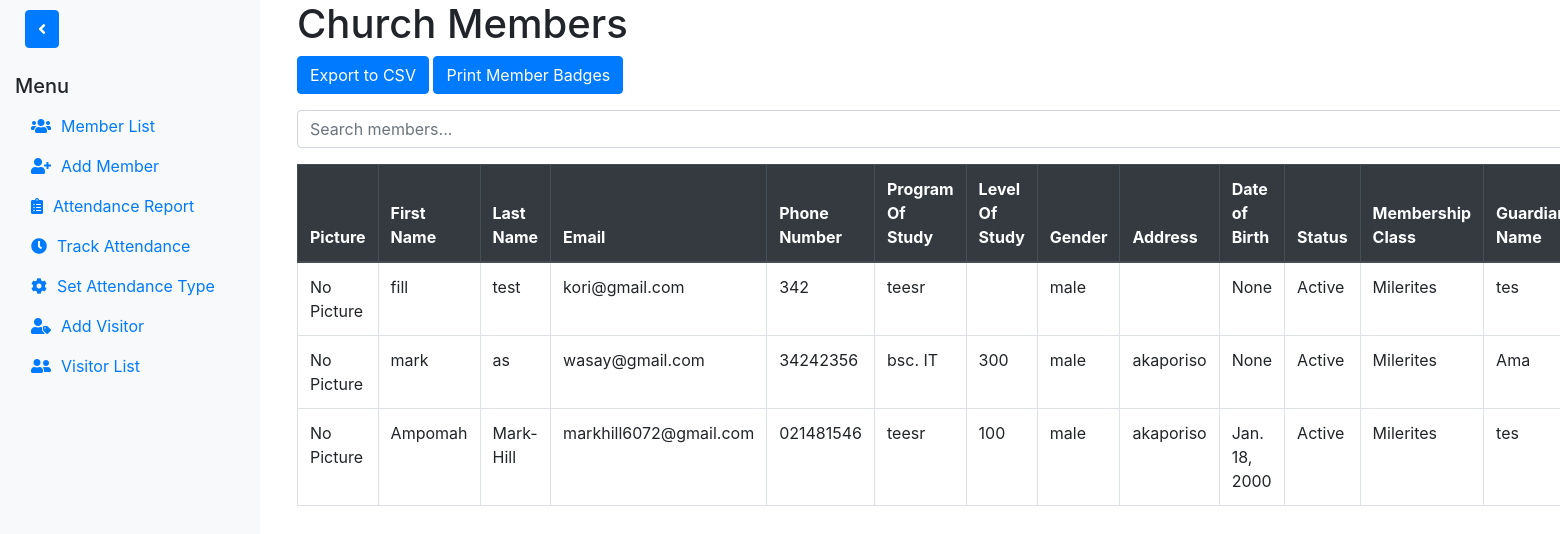
The page / on the database its author committed.
### members/models.py (models this page shows)
class Member(models.Model):
    first_name = models.CharField(max_length=50)
    last_name = models.CharField(max_length=50)
    email = models.EmailField(unique=True)
    phone_number = models.CharField(max_length=25, blank=True)
    address = models.CharField(max_length=200)
    guardian_name = models.CharField(max_length=100)
    guardian_phone_number = models.CharField(max_length=25, blank=True)
    date_of_birth = models.DateField(null=True, blank=True)
    date_joined = models.DateField(auto_now_add=True)
    picture = models.ImageField(upload_to='member_pictures/', null=True, blank=True)
    qr_code = models.ImageField(upload_to='qr_codes/', blank=True)
    STATUS_CHOICES = [
        ('active', 'Active'),
        ('inactive', 'Inactive'),
        ('visitor', 'Visitor'),
    ]
    GENDER_CHOICES = [
        ('male', 'male'),
        ('female', 'female'),
    ]
    LEVEL_CHOICES = [
        ('100', '100'),
        ('200', '200'),
        ('300', '300'),
        ('400', '400'),
        ('Alumi', 'Alumi'),
    ]
    MEMBERSHIP_CLASS = [
        ('Milerites', 'Milerites'),
        ('Missionaries', 'Missionaries'),
        ('Patriachs', 'Patriachs'),
        ('Disciples', 'Disciples'),
        ('Soul Winners', 'Soul Winners'),
        ('Reminats', 'Reminats'),
        ('Pioneers', 'Pioneers'),
        ('Adventurers', 'Adventurers'),
        ('Baptismal', 'Baptismal'),
    ]
    status = models.CharField(max_length=10, choices=STATUS_CHOICES, default='active')
    gender = models.CharField(max_length=10, choices=GENDER_CHOICES, default='')
    program_of_study = models.CharField(max_length=100)
    level_of_study = models.CharField(max_length=100, choices=LEVEL_CHOICES, default='')
    membership_class = models.CharField(max_length=20,  choices=MEMBERSHIP_CLASS, default='')

### members/views.py (the view)
# urls.py: path('', member_list, name='member_list'),  # The root URL of this app shows the member list
def member_list(request):
    query = request.GET.get('q')
    if query:
        members = Member.objects.filter(
            first_name__icontains=query
        ) | Member.objects.filter(
            last_name__icontains=query
        ) | Member.objects.filter(
            email__icontains=query
        ) | Member.objects.filter(
            phone_number__icontains=query
        ) | Member.objects.filter(
            address__icontains=query
        )
    else:
        members = Member.objects.all()
    if request.headers.get('x-requested-with') == 'XMLHttpRequest':
        html = render_to_string('members/member_list_rows.html', {'members': members}, request=request)
        return HttpResponse(html)
    return render(request, 'members/member_list.html', {'members': members})

### templates/members/member_list.html (shortened to what this page needs)
{% extends 'members/base2.html' %} {% block title %}Member List{% endblock %}  {% block content %}
<h1>Church Members</h1>
<div class="mb-3">
    <a href="{% url 'export_members_csv' %}" class="btn btn-primary">Export to CSV</a>
    <a href="{% url 'print_badges' %}" class="btn btn-primary">Print Member Badges</a>
</div>
<div class="mb-3">
    <input type="text" id="search" class="form-control" placeholder="Search members..." onkeyup="searchMembers()">
</div>
<table id="member-table" class="table table-bordered">
    <thead class="thead-dark">
        <tr>
            <th>Picture</th>
            <th>First Name</th>
            <th>Last Name</th>
            <th>Email</th>
            <th>Phone Number</th>
            <th>Program Of Study</th>
            <th>Level Of Study</th>
            <th>Gender</th>
            <th>Address</th>
            <th>Date of Birth</th>
            <th>Status</th>
            <th>Membership Class</th>
            <th>Guardian Name</th>
        </tr>
    </thead>
    <tbody>
        {% include 'members/member_list_rows.html' %}
    </tbody>
</table>
{% endblock %}

### templates/members/member_list_rows.html (shortened to what this page needs)
{% for member in members %}
<tr>
    <td>
        {% if member.picture %}
        <img src="{{ member.picture.url }}" alt="{{ member.first_name }}"> {% else %}
        <span>No Picture</span> {% endif %}
    </td>
    <td>{{ member.first_name }}</td>
    <td>{{ member.last_name }}</td>
    <td>{{ member.email }}</td>
    <td>{{ member.phone_number }}</td>
    <td>{{ member.program_of_study }}</td>
    <td>{{ member.level_of_study }}</td>
    <td>{{ member.gender }}</td>
    <td>{{ member.address }}</td>
    <td>{{ member.date_of_birth }}</td>
    <td>{{ member.get_status_display }}</td>
    <td>{{ member.membership_class }}</td>
    <td>{{ member.guardian_name }}</td>
</tr>
{% empty %}
<tr>
    <td colspan="11">No members found.</td>
</tr>
{% endfor %}

### rows shown on the page
Member: picture "No Picture", first_name "fill", last_name "test", email "kori@gmail.com", phone_number "342", program_of_study "teesr", gender "male", date_of_birth "None", status "Active", membership_class "Milerites", guardian_name "tes"
Member: picture "No Picture", first_name "mark", last_name "as", email "wasay@gmail.com", phone_number "34242356", program_of_study "bsc. IT", level_of_study "300", gender "male", address "akaporiso", date_of_birth "None", status "Active", membership_class "Milerites", guardian_name "Ama"
Member: picture "No Picture", first_name "Ampomah", last_name "Mark-Hill", email "markhill6072@gmail.com", phone_number "021481546", program_of_study "teesr", level_of_study "100", gender "male", address "akaporiso", date_of_birth "Jan. 18, 2000", status "Active", membership_class "Milerites", guardian_name "tes"
